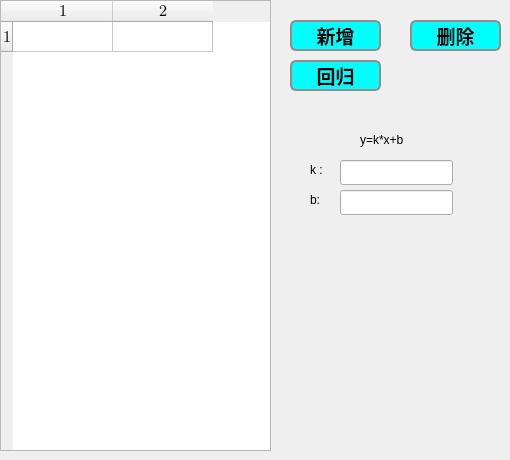
      <widget class="QWidget" name="DoubleVarTab">
       <attribute name="title">
        <string>双变量</string>
       </attribute>
       <widget class="QTableWidget" name="P5data2">
        <property name="geometry">
         <rect>
          <x>0</x>
          <y>0</y>
          <width>271</width>
          <height>451</height>
         </rect>
        </property>
        <property name="font">
         <font>
          <family>Cambria Math</family>
          <pointsize>12</pointsize>
         </font>
        </property>
        <property name="rowCount">
         <number>1</number>
        </property>
        <property name="columnCount">
         <number>2</number>
        </property>
        <row/>
        <column/>
        <column/>
       </widget>
       <widget class="QPushButton" name="BtnAdd2">
        <property name="geometry">
         <rect>
          <x>290</x>
          <y>20</y>
          <width>91</width>
          <height>31</height>
         </rect>
        </property>
        <property name="styleSheet">
         <string notr="true">background-color:rgb(0, 255, 255);
border: 2px solid #8f8f91;
 border-radius: 6px; 
 font: bold 19px;
color: rgb(0, 0, 0);
</string>
        </property>
        <property name="text">
         <string>新增</string>
        </property>
       </widget>
       <widget class="QPushButton" name="BtnDelete2">
        <property name="geometry">
         <rect>
          <x>410</x>
          <y>20</y>
          <width>91</width>
          <height>31</height>
         </rect>
        </property>
        <property name="styleSheet">
         <string notr="true">background-color:rgb(0, 255, 255);
border: 2px solid #8f8f91;
 border-radius: 6px; 
 font: bold 19px;
color: rgb(0, 0, 0);
</string>
        </property>
        <property name="text">
         <string>删除</string>
        </property>
       </widget>
       <widget class="QPushButton" name="regression">
        <property name="geometry">
         <rect>
          <x>290</x>
          <y>60</y>
          <width>91</width>
          <height>31</height>
         </rect>
        </property>
        <property name="styleSheet">
         <string notr="true">background-color:rgb(0, 255, 255);
border: 2px solid #8f8f91;
 border-radius: 6px; 
 font: bold 19px;
color: rgb(0, 0, 0);
</string>
        </property>
        <property name="text">
         <string>回归</string>
        </property>
       </widget>
       <widget class="QLabel" name="label_7">
        <property name="geometry">
         <rect>
          <x>360</x>
          <y>130</y>
          <width>69</width>
          <height>19</height>
         </rect>
        </property>
        <property name="text">
         <string>y=k*x+b</string>
        </property>
       </widget>
       <widget class="QLabel" name="label_8">
        <property name="geometry">
         <rect>
          <x>310</x>
          <y>160</y>
          <width>21</width>
          <height>19</height>
         </rect>
        </property>
        <property name="text">
         <string>k :</string>
        </property>
       </widget>
       <widget class="QLabel" name="label_9">
        <property name="geometry">
         <rect>
          <x>310</x>
          <y>190</y>
          <width>21</width>
          <height>19</height>
         </rect>
        </property>
        <property name="text">
         <string>b:</string>
        </property>
       </widget>
       <widget class="QLineEdit" name="Stat_k">
        <property name="geometry">
         <rect>
          <x>340</x>
          <y>160</y>
          <width>113</width>
          <height>25</height>
         </rect>
        </property>
        <property name="font">
         <font>
          <family>Cambria Math</family>
          <pointsize>9</pointsize>
         </font>
        </property>
        <property name="readOnly">
         <bool>true</bool>
        </property>
       </widget>
       <widget class="QLineEdit" name="Stat_b">
        <property name="geometry">
         <rect>
          <x>340</x>
          <y>190</y>
          <width>113</width>
          <height>25</height>
         </rect>
        </property>
        <property name="font">
         <font>
          <family>Cambria Math</family>
         </font>
        </property>
        <property name="readOnly">
         <bool>true</bool>
        </property>
       </widget>
      </widget>
